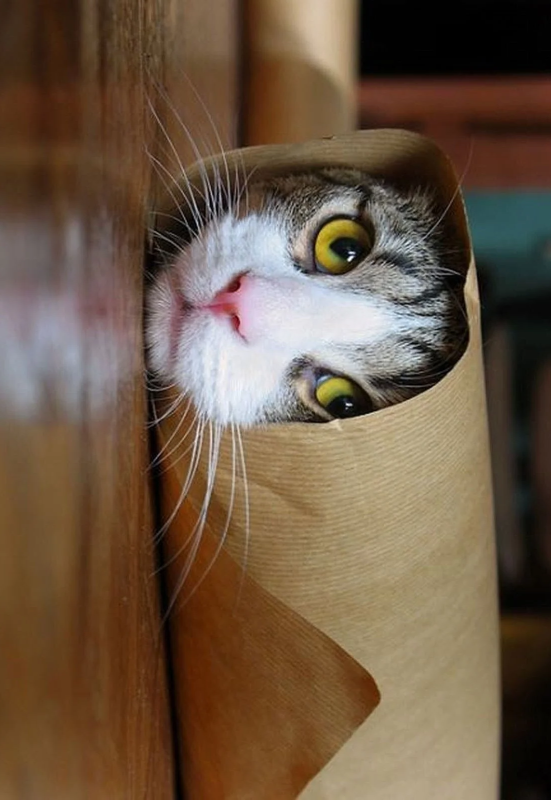
#> input picture Homework/Second homework/image.png, 1101 x 1600 px (shown at 1/2 size)
$ jupyter execute --allow-errors 'Lucrare de Laborator 2.ipynb'
#> lines starting #> are read from the running program, lines starting #| are printed output that depends on the picture
[cell 1]
import numpy as np
import matplotlib.pyplot as plt
import wave
from scipy.io import wavfile
import contextlib
import os
import IPython


# from http://stackoverflow.com/questions/2226853/interpreting-wav-data/2227174#2227174
# [34 lines left out: functions interpret_wav, get_start_end_frames, not called in this run]

def extract_audio(fname, tStart=None, tEnd=None):
    with contextlib.closing(wave.open(fname,'rb')) as spf:
        sampleRate = spf.getframerate()
        ampWidth = spf.getsampwidth()
        nChannels = spf.getnchannels()
        nFrames = spf.getnframes()

        startFrame, endFrame, segFrames = get_start_end_frames(nFrames, sampleRate, tStart, tEnd)

        # Extract Raw Audio from multi-channel Wav File
        spf.setpos(startFrame)
        sig = spf.readframes(segFrames)
        spf.close()

        channels = interpret_wav(sig, segFrames, nChannels, ampWidth, True)

        return (channels, nChannels, sampleRate, ampWidth, nFrames)

# [57 lines left out: functions convert_to_mono, plot_specgram, plot_audio_samples, plot_two_channels, not called in this run]

def get_audio_duration( file_name ):
    with contextlib.closing(wave.open(file_name,'r')) as f:
        frames = f.getnframes()
        rate = f.getframerate()
        duration = frames / float(rate)
        return (duration, rate)
    return (0, 0)

[cell 2]
# Folosind fișierul audio song.wav, tăiați intervalul [1, 1:30]min și salvați într-un fișier numit song_cut.wav.

audio_file = 'song.wav'
#> (the rest of this cell did not finish here and is left out)

[cell 3]
# Folosind song_cut.wav, salvați cele 2 canale în fișiere separate, song_channel1.wav și song_channel2.wav.
audio_file = 'song_cut.wav'
#> (the rest of this cell did not finish here and is left out)

#> (a cell that did not finish here is left out)

[cell 5]
# Folosind metadatele fișierului, afișați bit depth-ul, bitrate-ul și sample rate-ul pentru song.wav
import audio_metadata

#> (the rest of this cell did not finish here and is left out)

[cell 6]
# Folosind fișierul audio song_cut.wav, aplicați un filtru trece bandă în intervalul de frecvențe [2000, 10000]Hz,
# un filtru trece jos cu frecvența de tăiere de 3kHz și un filtru trece sus cu frecvența de tăiere de 5kHz.
# Pentru fiecare filtrare salvați un fișier separat cu numele filtrului (trece_jos.wav, trece_sus.wav, trece_banda.wav)
# și afișați graficele de amplitudine și frecvență.

[cell 7]
# definire filtre

# [84 lines left out: functions fir_high_pass, fir_low_pass, fir_band_reject, fir_band_pass, not called in this run]

#> (a cell that did not finish here is left out)

#> (a cell that did not finish here is left out)

#> (a cell that did not finish here is left out)

[cell 11]
# Folosind fișierul image.png, micșorați dimensiunile imaginii cu un factor de 1.1.
# Afișați rezultatul pe ecran și salvați într-un fișier cu denumirea image_redim.png.

import cv2
import numpy as np

img = cv2.imread('image.png')
#> img is the input picture: shape (1600, 1101, 3); mean B, G, R 67.9, 88, 108.8

img_shape = img.shape
#> img_shape = (1600, 1101, 3)
height = img_shape[0]
#> height = 1600
width = img_shape[1]
#> width = 1101
img_redimensionata = cv2.resize(img, (int(width / 1.1), int(height / 1.1)))

cv2.imwrite('image_redim.png', img_redimensionata)

cv2.imshow('img_redim', img_redimensionata)
cv2.waitKey(0)
cv2.destroyAllWindows()

[cell 12]
# Convertiți imaginea redimensionată în grayscale. Afișați rezultatul pe ecran și salvați într-un fișier image_gray.png.
img = cv2.imread('image_redim.png')

gray = cv2.cvtColor(img, cv2.COLOR_BGR2GRAY)
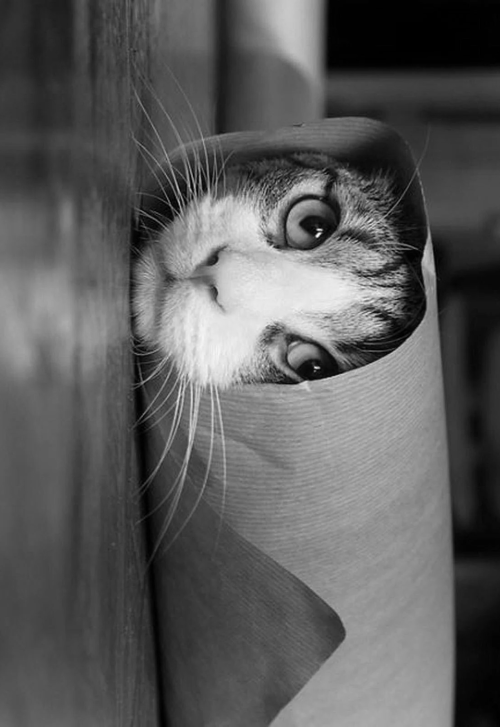
#> gray: shape (1454, 1000) (shown at 1/2 size); min 0, max 252, mean 91.8

cv2.imwrite('image_gray.png', gray)

cv2.imshow('img_gray', gray)
cv2.waitKey(0)
cv2.destroyAllWindows()

[cell 13]
# Salvați imaginea redimensionată ca un JPEG cu rata de compresie 20, image.jpg.
img = cv2.imread('image_redim.png')
cv2.imwrite('image.jpg', img, [int(cv2.IMWRITE_JPEG_QUALITY), 20])
#> Out = True

[cell 14]
# Salvați fiecare canal ca o imagine color, de culoarea canalului (canalul roșu cu roșu, etc.),
# cu denumirile image_red.png, image_blue.png, image_green.png.
img = cv2.imread('image.jpg')
#> img: shape (1454, 1000, 3)

red_computed = np.array(img[:,:,2]).astype(np.uint8)
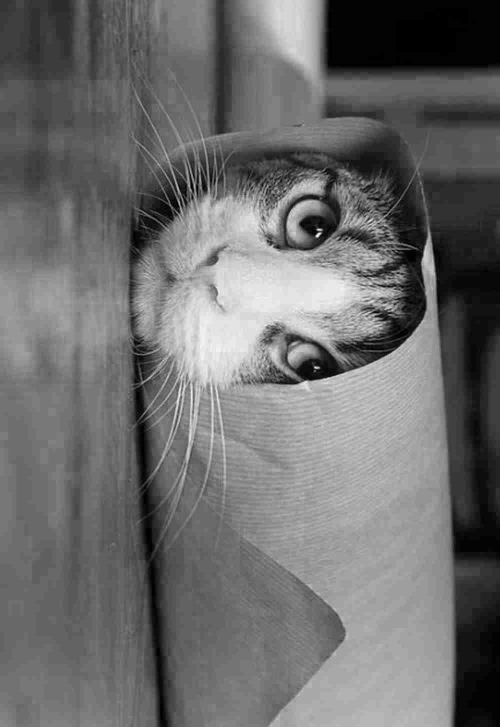
#> red_computed: shape (1454, 1000) (shown at 1/2 size); min 0, max 255, mean 108.7
green_computed = np.array(img[:,:,1]).astype(np.uint8)
blue_computed = np.array(img[:,:,0]).astype(np.uint8)
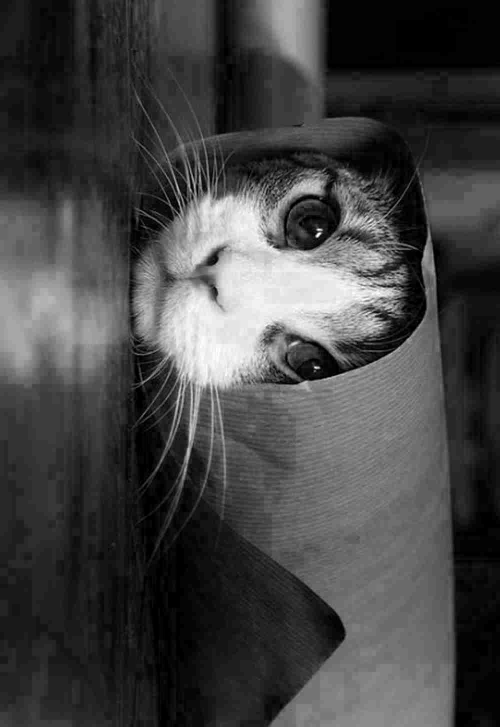
#> blue_computed: shape (1454, 1000) (shown at 1/2 size); min 0, max 255, mean 68.1

red_frame = np.zeros_like(img)
red_frame[:,:,2] = red_computed
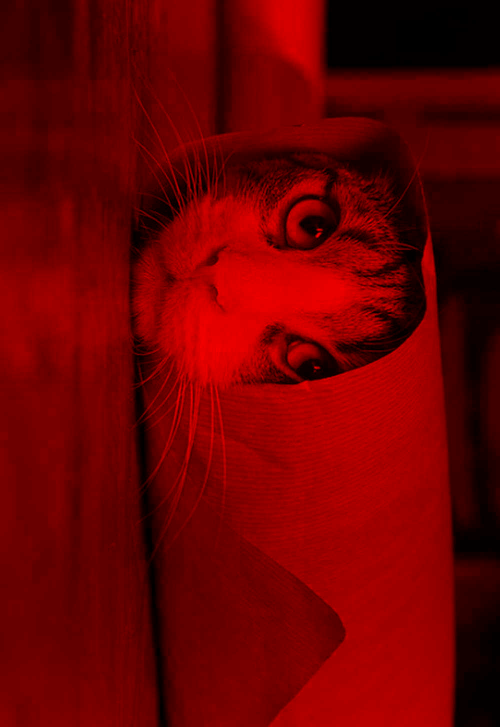
#> red_frame: shape (1454, 1000, 3) (shown at 1/2 size); mean of channels 0, 1, 2 0, 0, 108.7; drawn as B, G, R

green_frame = np.zeros_like(img)
green_frame[:,:,1] = green_computed
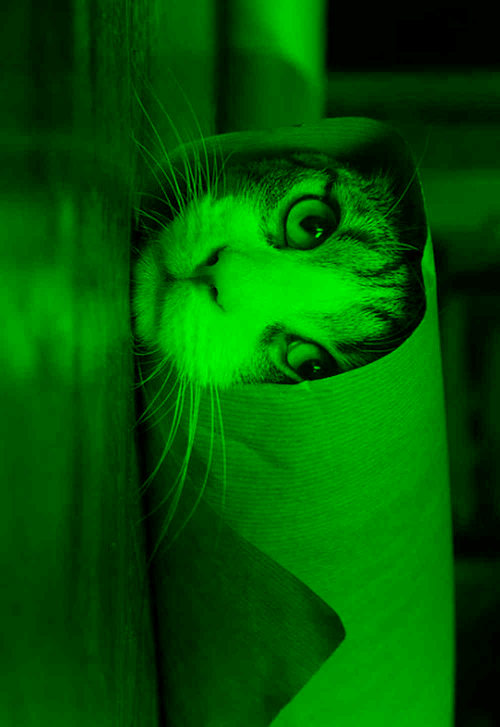
#> green_frame: shape (1454, 1000, 3) (shown at 1/2 size); mean of channels 0, 1, 2 0, 87.9, 0; drawn as B, G, R

blue_frame = np.zeros_like(img)
blue_frame[:,:,0] = blue_computed
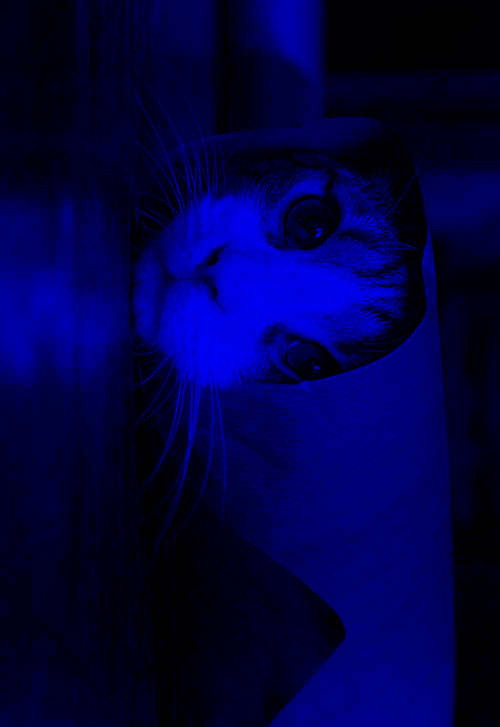
#> blue_frame: shape (1454, 1000, 3) (shown at 1/2 size); mean of channels 0, 1, 2 68.1, 0, 0; drawn as B, G, R


cv2.imwrite('image_red.png', red_frame)
cv2.imwrite('image_blue.png', blue_frame)
cv2.imwrite('image_green.png', green_frame)
#> Out = True

[cell 15]
# Tăiați imaginea redimensionată de la rândul 275 la rândul 875, și de la coloana 250 la coloana 850.
# Afișați rezultatul pe ecran și salvați într-un fișier cu denumirea image_cut.png.

img = cv2.imread('image_redim.png')

img = img[275:875, 250:850]
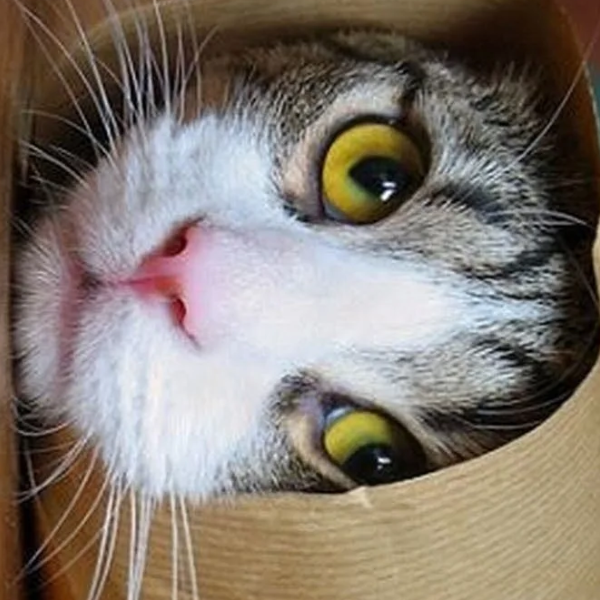
#> img: shape (600, 600, 3); mean B, G, R 111.9, 121.2, 131.1
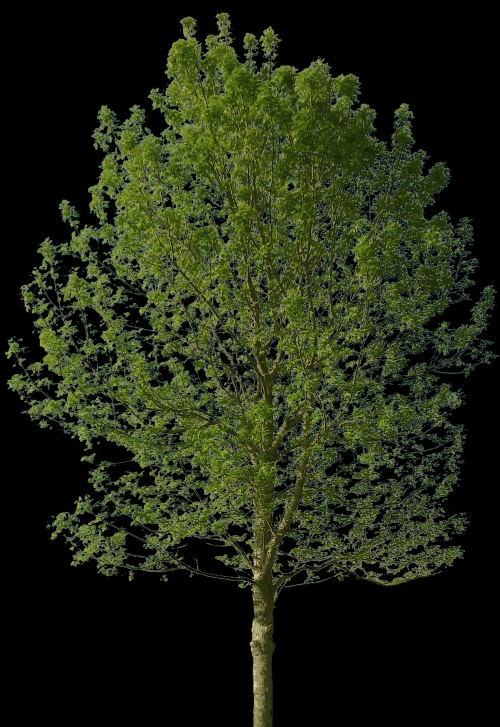
#> input picture Homework/Second homework/tree.png, 1000 x 1454 px (shown at 1/2 size)
#> further down, png_image is the input picture: shape (1454, 1000, 4); mean B, G, R, A 19.7, 39.4, 33, 101.7

cv2.imwrite('image_cut.png', img)

cv2.imshow('img_cut', img)
cv2.waitKey(0)
cv2.destroyAllWindows()

[cell 16]
# Pe imaginea inițială redimensionată, aplicați canalul de transparență al imaginii tree.png.
# Afișați rezultatul pe ecran (astfel încât masca să fie vizibilă pe ecran) și salvați într-un fișier image_mask.png.

def jpeg_to_png_with_transparency(image, alpha_channel):
    # Redimensionam imaginea daca este necesar
    if( (image.shape[0] != alpha_channel.shape[0]) or (image.shape[1] != alpha_channel.shape[1]) ):
        image = cv2.resize(image, (alpha_channel.shape[1], alpha_channel.shape[0]))

    # Creare imagine goala (neagra) de aceeasi dimensiune cu imaginea initiala, dar cu canal de alfa
    output = np.zeros((image.shape[0], image.shape[1], 4))

    output[:,:,0:3] = image.copy()
    output[:,:,3] = alpha_channel
    output = output.astype(np.uint8)

    # Extragere indecsi unde canalul alfa este 0 (unde imaginea trebuie sa fie transparenta)
    # alpha_zero este un tuplu care va contine 2 array-uri:
    # primul array va specifica randul (x), iar al doilea array va specifica coloana (y)
    # pe care exista un pixel care trebuie sa fie transparent
    alpha_zero = np.where(alpha_channel == 0)
#> alpha_zero = 735213 positions, rows 0 to 1453, columns 0 to 999

    for i in range(0, len(alpha_zero[0])):
        output[alpha_zero[0][i], alpha_zero[1][i], 0:3] = [0, 0, 0]
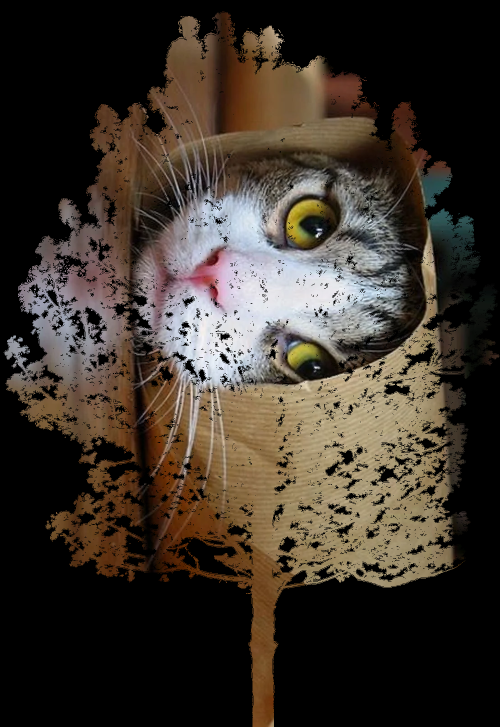
#> output: shape (1454, 1000, 4) (shown at 1/2 size); mean B, G, R, A 43.2, 52, 60.6, 101.7

    return output

png_image = cv2.imread("tree.png", cv2.IMREAD_UNCHANGED)  #Read with alpha channel included
jpg_image = cv2.imread("image_redim.png")
output = jpeg_to_png_with_transparency(jpg_image, png_image[:,:,3])


cv2.imwrite("image_mask.png", output)
cv2.imshow("image_mask", output)
cv2.waitKey(0)
cv2.destroyAllWindows()
